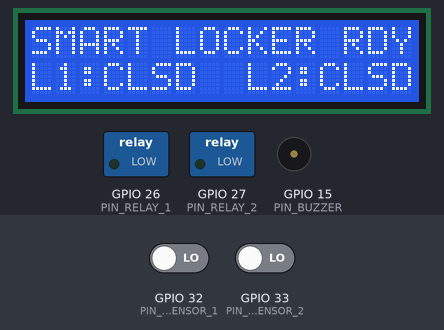
Simulated run of this sketch. Board: ESP32. Shown: 16×2 character LCD, switched loads named in the sketch (green lamp = pin HIGH), buzzer (waves = sounding, pin HIGH). Inputs (shaded band) come from the test bench; at power-on: GPIO 32 (PIN_DOOR_SENSOR_1) LOW, GPIO 33 (PIN_DOOR_SENSOR_2) LOW. WiFi joins after 1.5 s; servers stay silent unless stated; random numbers use the default seed unless the sketch sets one; no MQTT or app messages arrive unless stated; what the sketch prints to the serial monitor is not drawn.

Above: at 2.8 s.
2.9 s: GPIO 32 (PIN_DOOR_SENSOR_1) driven HIGH
At 4.1 s:
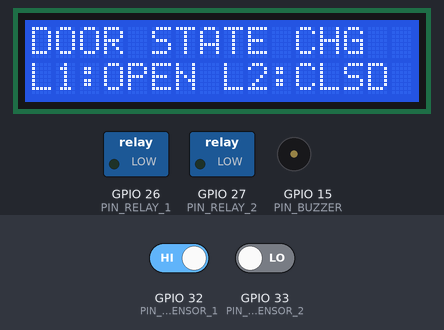
4.4 s: GPIO 33 (PIN_DOOR_SENSOR_2) driven HIGH
At 5.0 s:
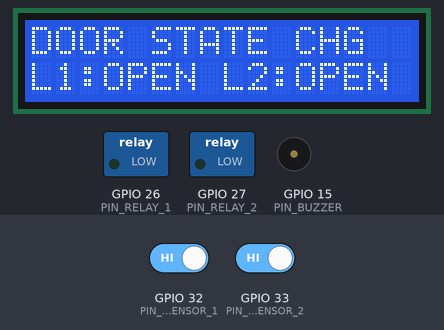
5.9 s: GPIO 32 (PIN_DOOR_SENSOR_1) driven LOW
At 6.4 s:
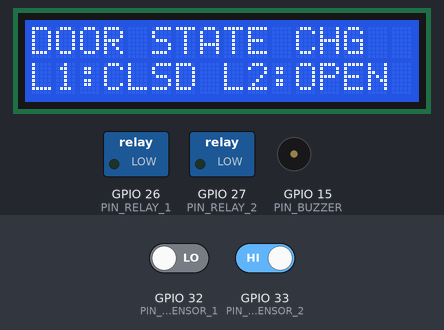
7.4 s: GPIO 33 (PIN_DOOR_SENSOR_2) driven LOW
At 8.3 s:
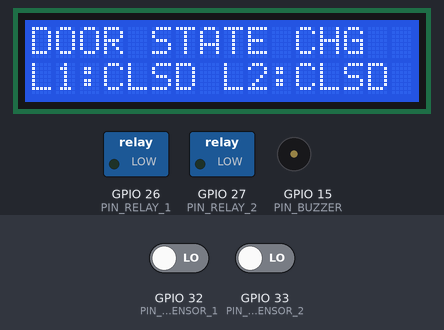
Timing chart, 0 to 10.4 s (numbered marks = the images above; inputs shaded):
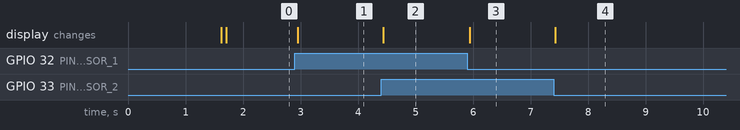

The sketch:

sketch.ino
```cpp
/*
 * ============================================================================
 * DỰ ÁN: HỆ THỐNG TỦ ĐỒ THÔNG MINH TÍCH HỢP NHẬN DIỆN KHUÔN MẶT (IoT SMART LOCKER)
 * Thiết bị: ESP32 Controller (Mô phỏng trên Wokwi - Chương 6 Báo cáo)
 * ============================================================================
 * Sơ đồ chân (Mục 6.1):
 *   - LCD 1602 I2C : SDA = GPIO 21, SCL = GPIO 22
 *   - Buzzer       : GPIO 15
 *   - Relay Tủ 1   : GPIO 26 (HIGH = Mở khóa, tự ngắt về LOW sau 5 giây bằng millis())
 *   - Cửa Tủ 1     : GPIO 32 (INPUT_PULLUP: LOW = CLOSED, HIGH = OPEN)
 *   - Relay Tủ 2   : GPIO 27 (HIGH = Mở khóa, tự ngắt về LOW sau 5 giây bằng millis())
 *   - Cửa Tủ 2     : GPIO 33 (INPUT_PULLUP: LOW = CLOSED, HIGH = OPEN)
 *
 * Giao thức MQTT (Mục 3.4 & 6.4):
 *   - Broker       : broker.hivemq.com:1883
 *   - Sub Topic    : iot_smartlocker_2026/command
 *   - Pub Topic    : iot_smartlocker_2026/status
 * ============================================================================
 */

#include <WiFi.h>
#include <PubSubClient.h>
#include <Wire.h>
#include <LiquidCrystal_I2C.h>
#include <ArduinoJson.h>

// --- Cấu hình Wi-Fi & MQTT Broker (Mục 3.3 & 3.4) ---
const char* WIFI_SSID     = "Wokwi-GUEST";
const char* WIFI_PASSWORD = "";
const char* MQTT_BROKER   = "broker.hivemq.com";
const int   MQTT_PORT     = 1883;

const char* TOPIC_COMMAND = "iot_smartlocker_2026/command";
const char* TOPIC_STATUS  = "iot_smartlocker_2026/status";

// --- Định nghĩa chân GPIO (Mục 6.1) ---
#define PIN_I2C_SDA       21
#define PIN_I2C_SCL       22
#define PIN_BUZZER        15
#define PIN_RELAY_1       26
#define PIN_RELAY_2       27
#define PIN_DOOR_SENSOR_1 32
#define PIN_DOOR_SENSOR_2 33

// --- Hằng số thời gian không chặn millis() (Mục 2.5, 6.2, 6.3) ---
const unsigned long RELAY_UNLOCK_DURATION_MS = 5000UL;   // Tự ngắt relay sau 5 giây (TC-06)
const unsigned long DOOR_OPEN_TIMEOUT_MS     = 30000UL;  // Cảnh báo cửa mở quá 30 giây (TC-07)

LiquidCrystal_I2C lcd(0x27, 16, 2);
WiFiClient espClient;
PubSubClient mqttClient(espClient);

struct LockerHardware {
  int lockerId;
  int relayPin;
  int sensorPin;
  bool relayActive;
  unsigned long relayActivatedAt;
  bool doorOpen;
  unsigned long doorOpenedAt;
  bool timeoutAlertActive;
};

LockerHardware lockers[2] = {
  {1, PIN_RELAY_1, PIN_DOOR_SENSOR_1, false, 0, false, 0, false},
  {2, PIN_RELAY_2, PIN_DOOR_SENSOR_2, false, 0, false, 0, false}
};

void updateLcd(const char* line1, const char* line2) {
  lcd.clear();
  lcd.setCursor(0, 0);
  lcd.print(line1);
  lcd.setCursor(0, 1);
  lcd.print(line2);
}

void beepShort() {
  digitalWrite(PIN_BUZZER, HIGH);
  delay(120);
  digitalWrite(PIN_BUZZER, LOW);
}

void publishLockerStatus(int idx, const char* alertStr) {
  StaticJsonDocument<256> doc;
  doc["locker_id"]  = lockers[idx].lockerId;
  doc["door"]       = lockers[idx].doorOpen ? "OPEN" : "CLOSED";
  doc["lock_state"] = lockers[idx].relayActive ? "UNLOCKED" : "LOCKED";
  doc["alert"]      = alertStr;

  char buffer[256];
  serializeJson(doc, buffer);
  mqttClient.publish(TOPIC_STATUS, buffer);

  Serial.print("[MQTT PUB] ");
  Serial.println(buffer);
}

void activateRelayUnlock(int idx, const char* userType) {
  lockers[idx].relayActive = true;
  lockers[idx].relayActivatedAt = millis();
  digitalWrite(lockers[idx].relayPin, HIGH);
  beepShort();

  char l1[17], l2[17];
  snprintf(l1, sizeof(l1), "UNLOCK LOCKER #%d", lockers[idx].lockerId);
  snprintf(l2, sizeof(l2), "BY: %-12s", userType);
  updateLcd(l1, l2);

  publishLockerStatus(idx, lockers[idx].timeoutAlertActive ? "DOOR_OPEN_TIMEOUT" : "NONE");
}

void onMqttCallback(char* topic, byte* payload, unsigned int length) {
  StaticJsonDocument<256> doc;
  DeserializationError err = deserializeJson(doc, payload, length);
  if (err) {
    Serial.print("[MQTT ERR] Invalid JSON: ");
    Serial.println(err.c_str());
    return;
  }

  int lockerId = doc["locker_id"] | 0;
  const char* action = doc["action"] | "";
  const char* userType = doc["user_type"] | "CUSTOMER";

  if (strcmp(action, "OPEN") == 0) {
    for (int i = 0; i < 2; i++) {
      if (lockers[i].lockerId == lockerId) {
        activateRelayUnlock(i, userType);
        break;
      }
    }
  }
}

void connectWiFi() {
  updateLcd("Connecting WiFi", WIFI_SSID);
  WiFi.begin(WIFI_SSID, WIFI_PASSWORD);
  while (WiFi.status() != WL_CONNECTED) {
    delay(300);
    Serial.print(".");
  }
  Serial.println("\n[WiFi] Connected!");
  updateLcd("WiFi Connected!", WiFi.localIP().toString().c_str());
}

void reconnectMqtt() {
  while (!mqttClient.connected()) {
    String clientId = "ESP32_SmartLocker_" + String(random(0xffff), HEX);
    if (mqttClient.connect(clientId.c_str())) {
      mqttClient.subscribe(TOPIC_COMMAND);
      updateLcd("SMART LOCKER RDY", "L1:CLSD  L2:CLSD");
      Serial.println("[MQTT] Subscribed to command topic");
    } else {
      delay(2000);
    }
  }
}

void setup() {
  Serial.begin(115200);
  Wire.begin(PIN_I2C_SDA, PIN_I2C_SCL);
  lcd.init();
  lcd.backlight();

  pinMode(PIN_BUZZER, OUTPUT);
  digitalWrite(PIN_BUZZER, LOW);

  for (int i = 0; i < 2; i++) {
    pinMode(lockers[i].relayPin, OUTPUT);
    digitalWrite(lockers[i].relayPin, LOW);
    pinMode(lockers[i].sensorPin, INPUT_PULLUP);
    lockers[i].doorOpen = (digitalRead(lockers[i].sensorPin) == HIGH);
    if (lockers[i].doorOpen) {
      lockers[i].doorOpenedAt = millis();
    }
  }

  connectWiFi();
  mqttClient.setServer(MQTT_BROKER, MQTT_PORT);
  mqttClient.setCallback(onMqttCallback);
}

void loop() {
  if (!mqttClient.connected()) {
    reconnectMqtt();
  }
  mqttClient.loop();

  unsigned long now = millis();
  bool anyTimeoutAlarm = false;

  for (int i = 0; i < 2; i++) {
    // 1. Kiểm tra tự ngắt Relay sau 5 giây (Mục 6.2 - TC-06)
    if (lockers[i].relayActive && (now - lockers[i].relayActivatedAt >= RELAY_UNLOCK_DURATION_MS)) {
      lockers[i].relayActive = false;
      digitalWrite(lockers[i].relayPin, LOW);
      Serial.printf("[RELAY] Locker #%d auto-locked after 5s\n", lockers[i].lockerId);
      publishLockerStatus(i, lockers[i].timeoutAlertActive ? "DOOR_OPEN_TIMEOUT" : "NONE");
    }

    // 2. Đọc cảm biến cửa từ Slide Switch (Mục 6.3)
    bool currentDoorOpen = (digitalRead(lockers[i].sensorPin) == HIGH);
    if (currentDoorOpen != lockers[i].doorOpen) {
      lockers[i].doorOpen = currentDoorOpen;
      if (currentDoorOpen) {
        lockers[i].doorOpenedAt = now;
        lockers[i].timeoutAlertActive = false;
        publishLockerStatus(i, "NONE");
      } else {
        lockers[i].timeoutAlertActive = false;
        publishLockerStatus(i, "NONE");
      }
      char l1[17], l2[17];
      snprintf(l1, sizeof(l1), "DOOR STATE CHG");
      snprintf(l2, sizeof(l2), "L1:%s L2:%s",
               lockers[0].doorOpen ? "OPEN" : "CLSD",
               lockers[1].doorOpen ? "OPEN" : "CLSD");
      updateLcd(l1, l2);
    }

    // 3. Cảnh báo cửa mở quá 30 giây (Mục 6.3 - TC-07)
    if (lockers[i].doorOpen) {
      if (!lockers[i].timeoutAlertActive && (now - lockers[i].doorOpenedAt >= DOOR_OPEN_TIMEOUT_MS)) {
        lockers[i].timeoutAlertActive = true;
        publishLockerStatus(i, "DOOR_OPEN_TIMEOUT");
        char l1[17];
        snprintf(l1, sizeof(l1), "ALERT LOCKER #%d!", lockers[i].lockerId);
        updateLcd(l1, "DOOR OPEN > 30S!");
      }
      if (lockers[i].timeoutAlertActive) {
        anyTimeoutAlarm = true;
      }
    }
  }

  // Điều khiển Buzzer khi có cảnh báo cửa mở quá 30 giây
  if (anyTimeoutAlarm) {
    digitalWrite(PIN_BUZZER, ((now / 300) % 2 == 0) ? HIGH : LOW);
  } else {
    digitalWrite(PIN_BUZZER, LOW);
  }

  delay(20);
}
```

Measured:
- after the input at 2.9 s, the display: changes after 0.05 s (image 1)
- after the input at 4.4 s, the display: changes at once (image 2)
- after the input at 5.9 s, the display: changes after 0.05 s (image 3)
- after the input at 7.4 s, the display: changes at once (image 4)
